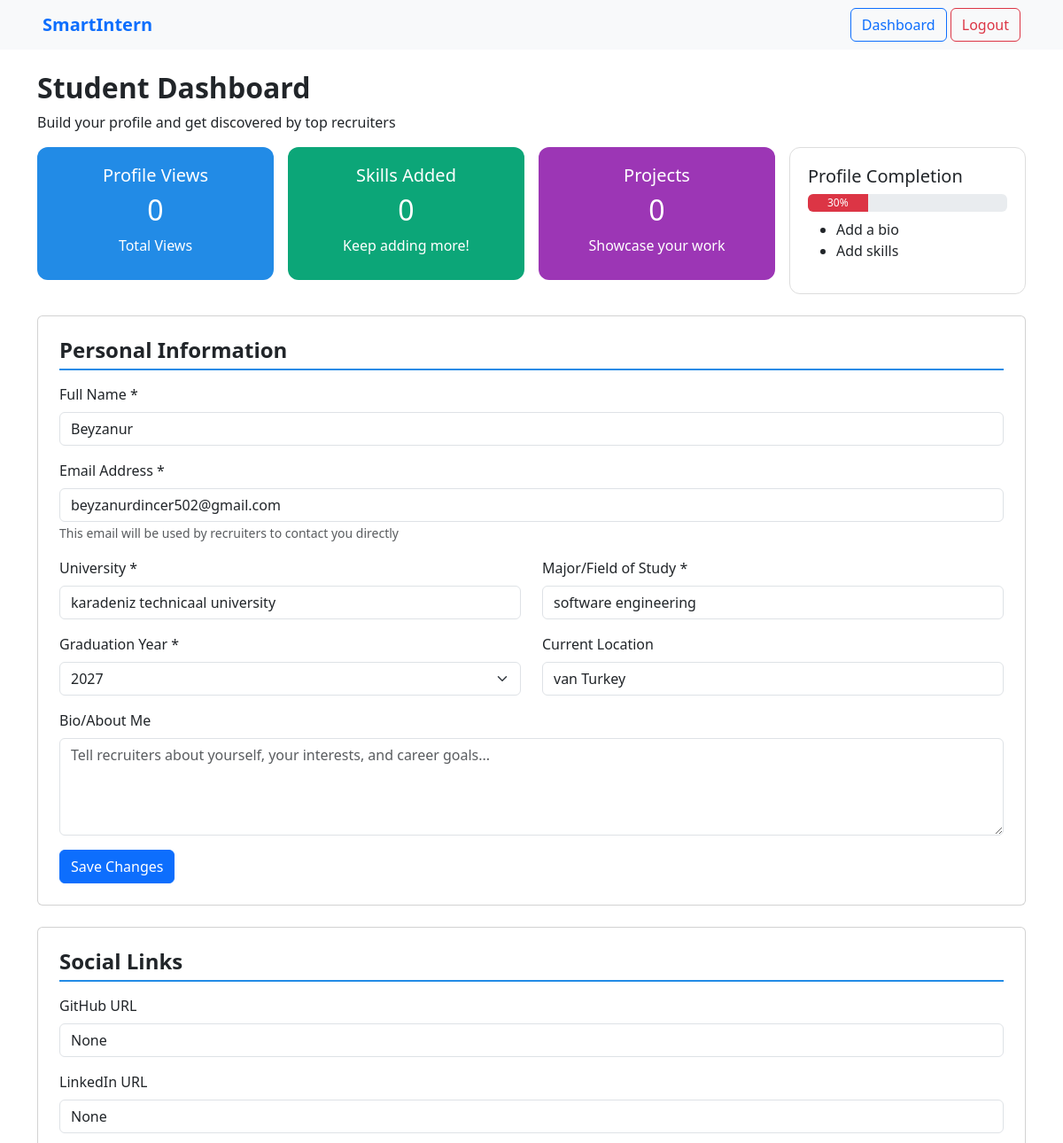
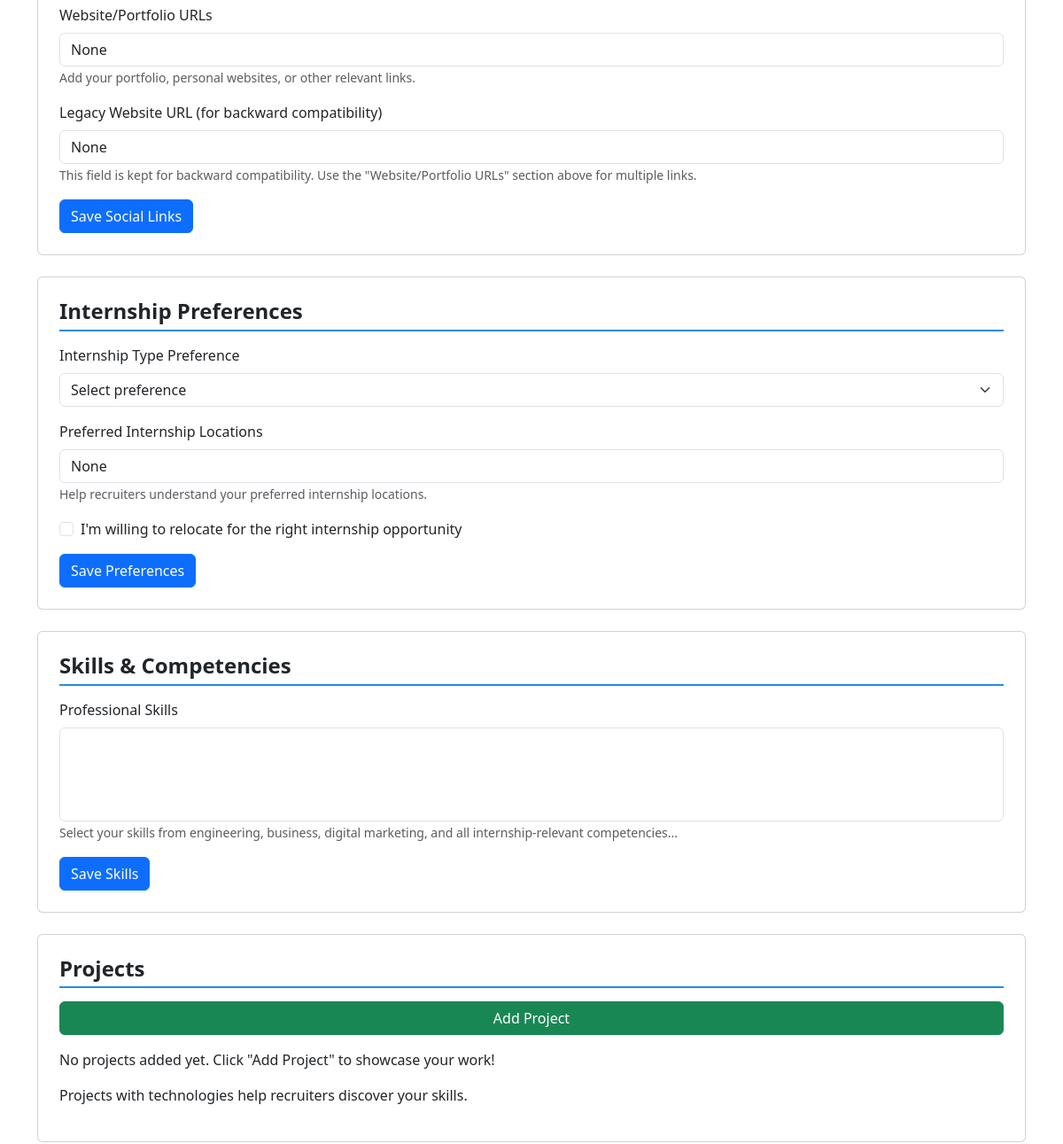
Page /profiles/profile/beyzanur/ (signed in, upper part) on the earlier database version (2 pictures, top to bottom).
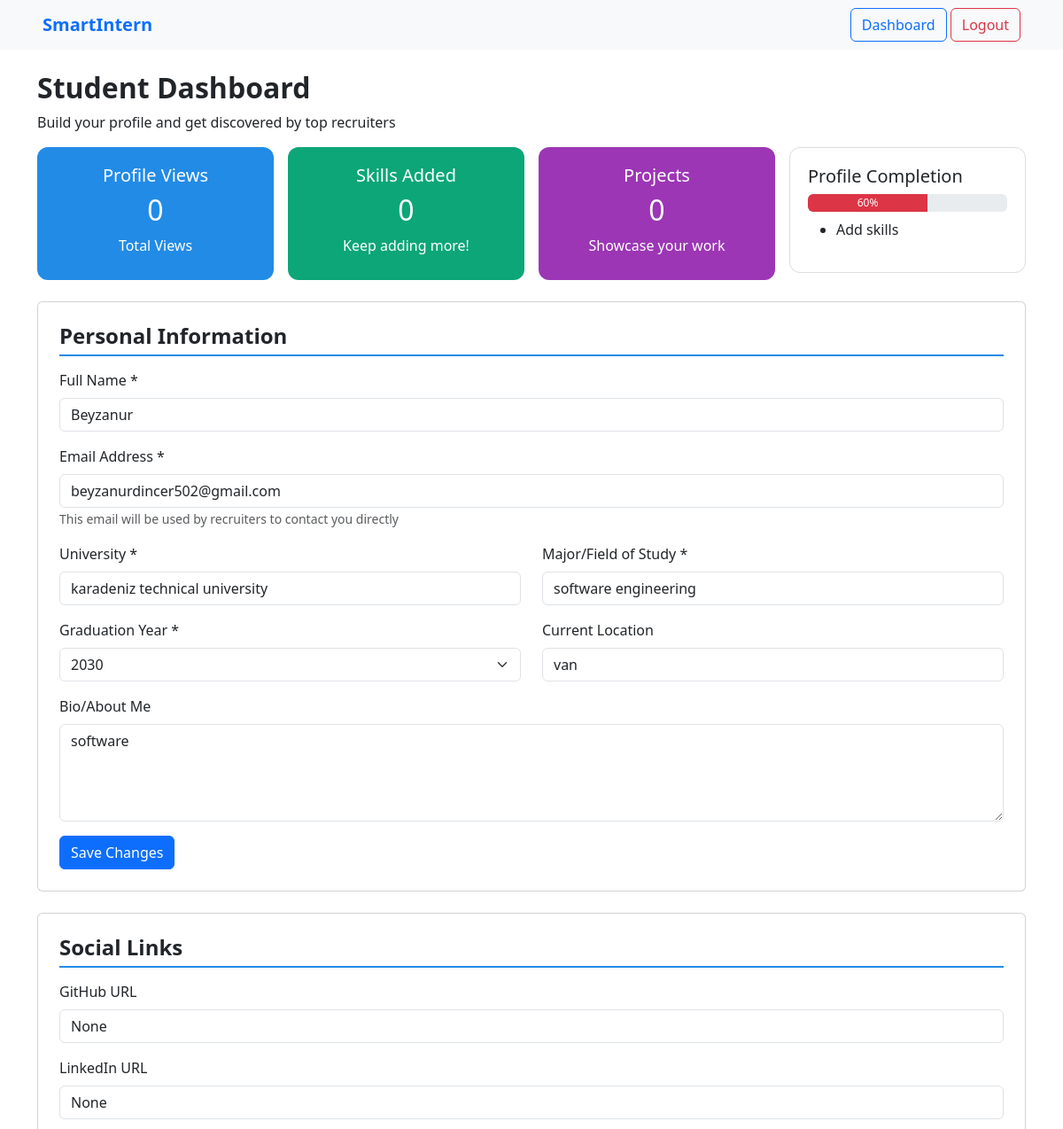
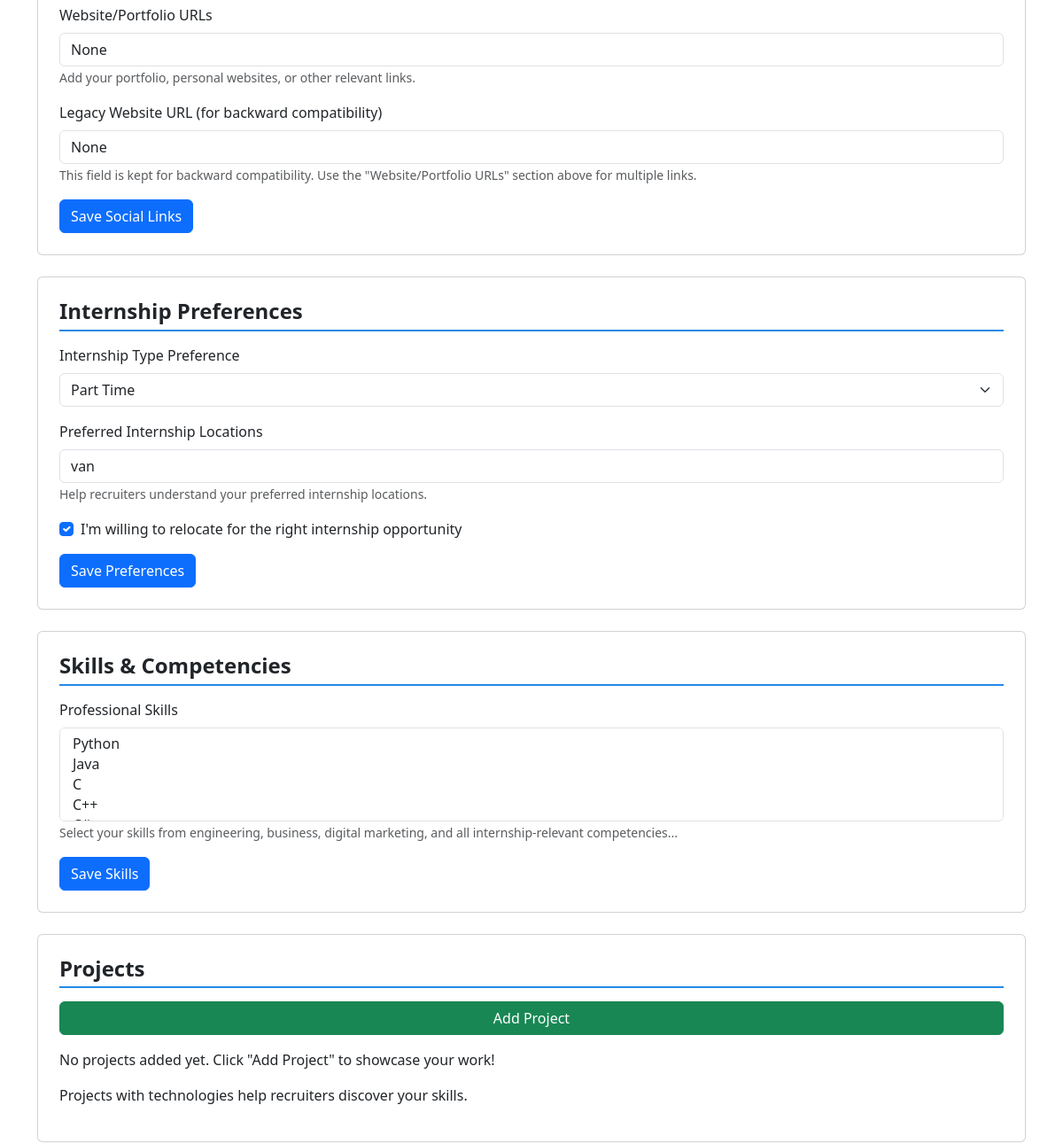
Same page on the later database version (2 pictures, top to bottom).
### profiles/models.py (models this page shows, shortened)
class Profile(models.Model):
    user = models.OneToOneField(User, on_delete=models.CASCADE)
    university = models.CharField(max_length=255)
    major = models.CharField(max_length=255)
    graduation_year = models.IntegerField(null=True, blank=True)
    location = models.CharField(max_length=255, blank=True, null=True)
    bio = models.TextField(blank=True, null=True)
    github = models.URLField(blank=True, null=True)
    linkedin = models.URLField(blank=True, null=True)
    website = models.URLField(blank=True, null=True)
    legacy_website = models.URLField(blank=True, null=True)
    internship_type = models.CharField(max_length=50, blank=True, null=True)
    preferred_locations = models.CharField(max_length=255, blank=True, null=True)
    open_to_relocate = models.BooleanField(default=False)
    skills = models.ManyToManyField(Skill, blank=True)

### profiles/views.py (the view, shortened to what this page needs)
# urls.py: path('profile/<str:username>/', views.profile_detail, name='profile_detail'),
@login_required
def profile_detail(request, username):
    user = get_object_or_404(User, username=username)
    profile, created = Profile.objects.get_or_create(user=user)
    years = list(range(2024, 2034))
    profile_form = ProfileForm(instance=profile)
    project_form = ProjectForm()
    certification_form = CertificationForm()
    context = {
        'profile_user': user,
        'profile': profile,
        'full_name': user.get_full_name(),
        'form': profile_form,
        'project_form': project_form,
        'certification_form': certification_form,
        'years': years,
        'projects': profile.projects.all(),
        'certifications': profile.certifications.all(),
        'skills_count': profile.skills.count(),
        'projects_count': profile.projects.count(),
        'certifications_count': profile.certifications.count(),
        'profile_views': 0,
        'completion_percent': calculate_completion_percent(profile),
        'all_skills': Skill.objects.all(),
        'skills': profile.skills.all(),
    }
    return render(request, 'profiles/profile_detail.html', context)

### profiles/forms.py
class ProfileForm(forms.ModelForm):
    class Meta:
        model = Profile
        fields = [
            'university', 'major', 'graduation_year', 'location', 'bio',
            'github', 'linkedin', 'website', 'legacy_website',
            'internship_type', 'preferred_locations', 'open_to_relocate', 'skills'
        ]
        widgets = {
            'skills': forms.CheckboxSelectMultiple(),
            'bio': forms.Textarea(attrs={'rows': 3}),
        }

class ProjectForm(forms.ModelForm):
    class Meta:
        model = Project
        fields = ['title', 'description', 'technologies', 'link']

### profiles/views.py (called while the page is built)
def calculate_completion_percent(profile):
    percent = 0
    if profile.bio:
        percent += 30
    if profile.location:
        percent += 30
    if profile.skills.exists():
        percent += 40
    return percent

### profiles/templates/profiles/profile_detail.html (shortened to what the changed rows need)
<!DOCTYPE html>
<html lang="en">
<head>
    <link href="https://cdn.jsdelivr.net/npm/bootstrap@5.3.0/dist/css/bootstrap.min.css" rel="stylesheet" />
</head>
<body>
<div class="container my-4">
    <h2 class="fw-bold">Student Dashboard</h2>
    <div class="row g-3 mb-4">
        <div class="col-md-3">
            <div class="card-box bg-blue text-center">
                <h2>{{ profile_views }}</h2>
            </div>
        </div>
        <div class="col-md-3">
            <div class="card-box bg-green text-center">
                <h2>{{ skills_count }}</h2>
            </div>
        </div>
        <div class="col-md-3">
            <div class="card-box bg-purple text-center">
                <h2>{{ projects_count }}</h2>
            </div>
        </div>
        <div class="col-md-3">
            <div class="profile-progress">
                <div class="progress mb-2" style="height: 20px;">
                    <div class="progress-bar bg-danger" style="width: {{ completion_percent }}%;">{{ completion_percent }}%</div>
                </div>
                <ul>
                    {% if not profile.bio %}
                    <li>Add a bio</li>
                    {% endif %}
                    {% if skills_count == 0 %}
                    <li>Add skills</li>
                    {% endif %}
                </ul>
            </div>
        </div>
    </div>
    <div class="card mb-4 p-4">
        <form method="post" action="{% url 'profile_detail' profile_user.username %}">
            <div class="row">
                <div class="col-md-6 mb-3">
                    <label for="university" class="form-label">University *</label>
                    <input type="text" id="university" name="university" class="form-control"
                           placeholder="Enter your university name" value="{{ profile.university }}" required>
                </div>
                <div class="col-md-6 mb-3">
                    <label for="major" class="form-label">Major/Field of Study *</label>
                    <input type="text" id="major" name="major" class="form-control"
                           placeholder="e.g., Computer Science, Mechanical Engineering" value="{{ profile.major }}" required>
                </div>
            </div>
            <div class="row">
                <div class="col-md-6 mb-3">
                    <label for="graduation_year" class="form-label">Graduation Year *</label>
                    <select id="graduation_year" name="graduation_year" class="form-select" required>
                        {% for year in years %}
                            <option value="{{ year }}" {% if profile.graduation_year == year %}selected{% endif %}>{{ year }}</option>
                        {% endfor %}
                    </select>
                </div>
                <div class="col-md-6 mb-3">
                    <label for="location" class="form-label">Current Location</label>
                    <input type="text" id="location" name="location" class="form-control"
                           placeholder="City, State/Country" value="{{ profile.location }}">
                </div>
            </div>
            <div class="mb-3">
                <label for="bio" class="form-label">Bio/About Me</label>
                <textarea id="bio" name="bio" class="form-control" rows="4"
                          placeholder="Tell recruiters about yourself, your interests, and career goals...">{{ profile.bio }}</textarea>
            </div>
        </form>
    </div>
    <div class="card mb-4 p-4">
        <form method="post" action="{% url 'profile_detail' profile_user.username %}">
            <div class="mb-3">
                <label for="github" class="form-label">GitHub URL</label>
                <input type="url" id="github" name="github" class="form-control" placeholder="https://github.com/yourusername" value="{{ profile.github }}">
            </div>
            <div class="mb-3">
                <label for="linkedin" class="form-label">LinkedIn URL</label>
                <input type="url" id="linkedin" name="linkedin" class="form-control" placeholder="https://linkedin.com/in/yourusername" value="{{ profile.linkedin }}">
            </div>
            <div class="mb-3">
                <label for="website" class="form-label">Website/Portfolio URLs</label>
                <input type="url" id="website" name="website" class="form-control" placeholder="Add Website" value="{{ profile.website }}">
                <small class="text-muted">Add your portfolio, personal websites, or other relevant links.</small>
            </div>
            <div class="mb-3">
                <label for="legacy_website" class="form-label">Legacy Website URL (for backward compatibility)</label>
                <input type="url" id="legacy_website" name="legacy_website" class="form-control" placeholder="https://yourwebsite.com" value="{{ profile.legacy_website }}">
                <small class="text-muted">This field is kept for backward compatibility. Use the "Website/Portfolio URLs" section above for multiple links.</small>
            </div>
        </form>
    </div>
    <div class="card mb-4 p-4">
        <form method="post" action="{% url 'profile_detail' profile_user.username %}">
            <div class="mb-3">
                <label for="internship_type" class="form-label">Internship Type Preference</label>
                <select id="internship_type" name="internship_type" class="form-select">
                    <option value="" {% if not profile.internship_type %}selected{% endif %}>Select preference</option>
                    <option value="part_time" {% if profile.internship_type == "part_time" %}selected{% endif %}>Part Time</option>
                </select>
            </div>
            <div class="mb-3">
                <label for="preferred_locations" class="form-label">Preferred Internship Locations</label>
                <input type="text" id="preferred_locations" name="preferred_locations" class="form-control" placeholder="Add Location" value="{{ profile.preferred_locations }}">
                <small class="text-muted">Help recruiters understand your preferred internship locations.</small>
            </div>
            <div class="form-check mb-3">
                <input class="form-check-input" type="checkbox" id="open_to_relocate" name="open_to_relocate" {% if profile.open_to_relocate %}checked{% endif %}/>
                <label class="form-check-label" for="open_to_relocate">
                    I'm willing to relocate for the right internship opportunity
                </label>
            </div>
        </form>
    </div>
    <div class="card mb-4 p-4">
        <form method="post" action="{% url 'profile_detail' profile_user.username %}">
            <div class="mb-3">
                <label for="skills" class="form-label">Professional Skills</label>
                <select id="skills" name="skills" class="form-select" multiple>
                    {% for skill in all_skills %}
                        <option value="{{ skill.id }}" {% if skill in profile.skills.all %}selected{% endif %}>{{ skill.name }}</option>
                    {% endfor %}
                </select>
                <small class="text-muted">Select your skills from engineering, business, digital marketing, and all internship-relevant competencies...</small>
            </div>
        </form>
    </div>
</div>
</body>
</html>

Differences in the rows shown:
changed Profile "software engineering": university "karadeniz technicaal university" → "karadeniz technical university"; graduation_year "2027" → "2030"; location "van Turkey" → "van"; bio (not shown) → "software"; internship_type "Select preference" → "Part Time"; preferred_locations "None" → "van"; open_to_relocate "☐" → "☑"
Other differences:
{{ completion_percent }}: 30 → 60 (drawn)
{{ completion_percent }}: "30" → "60"
form field skills: (not shown) → "Python / Java / C / C++"
text no longer shown: "Add a bio"
